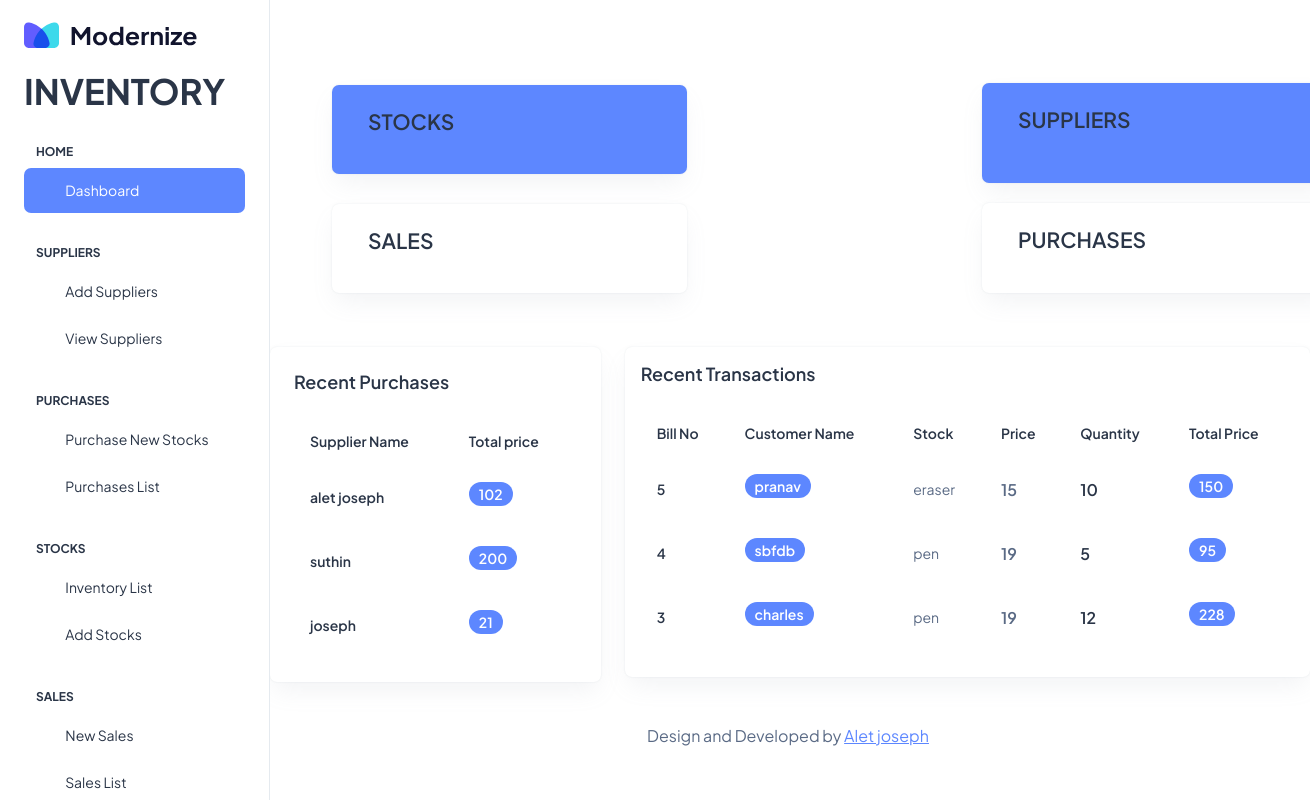
Page /Inventoryapp/index/ on the committed database.
### Inventoryapp/models.py (models this page shows)
class Purchasesdb(models.Model):
    suppliername = models.CharField(max_length=100,null=True,blank=True)
    suppliermobileno = models.IntegerField( null=True, blank=True)
    suppliergstin = models.CharField(max_length=100,null=True)
    stock = models.ForeignKey(Stocksdb, on_delete=models.CASCADE,null=True)
    stockprice = models.PositiveIntegerField( null=True, blank=True)
    stockquantity = models.PositiveIntegerField( null=True, blank=True)
    totalprice = models.IntegerField( null=True, blank=True)

class Salesdb(models.Model):
    cname = models.CharField(max_length=100, null=True, blank=True)
    cmobileno = models.IntegerField(null=True, blank=True)
    cemail = models.CharField(max_length=100, null=True, blank=True)
    caddress = models.CharField(max_length=100, null=True, blank=True)
    cgstin = models.CharField(max_length=100, null=True)
    stock = models.ForeignKey(Stocksdb, on_delete=models.CASCADE, null=True)
    stockprice = models.PositiveIntegerField(null=True, blank=True)
    stockquantity = models.PositiveIntegerField(null=True, blank=True)
    totalprice = models.IntegerField(null=True, blank=True)

class Stocksdb(models.Model):
    stockname = models.CharField(max_length=100,null=True,blank=True)
    quantity = models.IntegerField(null=True)

### Inventoryapp/views.py (the view)
# urls.py: path('index/',views.indexfn,name="indexfn"),
def indexfn(req):
    stocks = Stocksdb.objects.all()
    latestsales = Salesdb.objects.order_by('-id')[:3]
    recentpurchases = Purchasesdb.objects.order_by('-id')[:3]
    return render(req, "index.html",
                  {'stocks': stocks, 'latestsales': latestsales, 'recentpurchases': recentpurchases})

### Inventoryapp/templates/index.html (shortened to what this page needs)
<!doctype html>
{% load static %}
<html lang="en">
<head>
  <link rel="stylesheet" href="{% static 'css/styles.min.css' %}" />
  <link rel="stylesheet" href="{% static 'css/inlineblock.css' %}" />
</head>
<body>
  <div class="page-wrapper" id="main-wrapper" data-layout="vertical" data-navbarbg="skin6" data-sidebartype="full"
    data-sidebar-position="fixed" data-header-position="fixed">
    <aside class="left-sidebar">
      <div>
        <div class="brand-logo d-flex align-items-center justify-content-between">
          <a href="./index.html" class="text-nowrap logo-img">
            <img src="../assets/images/logos/dark-logo.svg" width="180" alt="" />
          </a>
        </div>
        <nav class="sidebar-nav scroll-sidebar" data-simplebar="">
          <h1 style="text"><b>INVENTORY</b></h1>
          <ul id="sidebarnav">
            <li class="nav-small-cap">
              <span class="hide-menu">Home</span>
            </li>
            <li class="sidebar-item">
              <a class="sidebar-link" href="{% url 'indexfn' %}" aria-expanded="false">
                <span>
                  <i class="ti ti-layout-dashboard"></i>
                </span>
                <span class="hide-menu">Dashboard</span>
              </a>
            </li>
            <li class="nav-small-cap">
              <span class="hide-menu">SUPPLIERS</span>
            </li>
            <li class="sidebar-item">
              <a class="sidebar-link" href="{% url 'addsupplierfn'  %}" aria-expanded="false">
                <span>
                  <i class="ti ti-article"></i>
                </span>
                <span class="hide-menu">Add Suppliers</span>
              </a>
            </li>
            <li class="sidebar-item">
              <a class="sidebar-link" href="{% url 'viewsupplierfn' %}" aria-expanded="false">
                <span>
                  <i class="ti ti-alert-circle"></i>
                </span>
                <span class="hide-menu">View Suppliers</span>
              </a>
            </li>
            <li class="nav-small-cap">
              <span class="hide-menu">PURCHASES</span>
            </li>
<li class="sidebar-item">
  <a class="sidebar-link" href="{% url 'purchasestocksfn' %}" aria-expanded="false">
    <span>
      <i class="ti ti-cards"></i>
    </span>
    <span class="hide-menu">Purchase New Stocks</span>
  </a>
</li>
            <li class="sidebar-item">
              <a class="sidebar-link" href="{% url 'purchaselistfn' %}" aria-expanded="false">
                <span>
                  <i class="ti ti-file-description"></i>
                </span>
                <span class="hide-menu">Purchases List</span>
              </a>
            </li>
            <li class="nav-small-cap">
              <span class="hide-menu">STOCKS</span>
            </li>
            <li class="sidebar-item">
              <a class="sidebar-link" href="{% url 'inventorylistfn' %}" aria-expanded="false">
                <span>
                  <i class="ti ti-login"></i>
                </span>
                <span class="hide-menu">Inventory List</span>
              </a>
            </li>
            <li class="sidebar-item">
              <a class="sidebar-link" href="{% url 'addstocksfn' %}" aria-expanded="false">
                <span>
                  <i class="ti ti-user-plus"></i>
                </span>
                <span class="hide-menu">Add Stocks</span>
              </a>
            </li>
            <li class="nav-small-cap">
              <span class="hide-menu">Sales</span>
            </li>
            <li class="sidebar-item">
              <a class="sidebar-link" href="{% url 'salesfn' %}" aria-expanded="false">
                <span>
                  <i class="ti ti-mood-happy"></i>
                </span>
                <span class="hide-menu">New Sales</span>
              </a>
            </li>
            <li class="sidebar-item">
              <a class="sidebar-link" href="{% url 'saleslistfn' %}" aria-expanded="false">
                <span>
                  <i class="ti ti-aperture"></i>
                </span>
                <span class="hide-menu">Sales List</span>
              </a>
            </li>
          </ul>
        </nav>
      </div>
    </aside>
    <div class="body-wrapper">
      <header class="app-header">
        <nav class="navbar navbar-expand-lg navbar-light" >
          <ul class="navbar-nav">
            <li>
            </li>
          </ul>
        </nav>
      </header>
      {% block content %}
      <div class="container-fluid" >
          <div class="col-lg-4">
            <div class="row">
                <div class="card overflow-hidden bg-primary" style="margin-left:50px">
                  <div class="card-body p-4">
                      <div class="col-8">
                        <a href="{% url 'inventorylistfn' %}">
                        <h4 class="fw-semibold mb-3">STOCKS</h4>
                          </a>
                      </div>
                        </div>
                      </div>
              <div class="card overflow-hidden" style="margin-left:50px">
                  <div class="card-body p-4">
                      <div class="col-8">
                        <a href="{% url 'saleslistfn' %}">
                        <h4 class="fw-semibold mb-3">SALES</h4>
                          </a>
                      </div>
                        </div>
                      </div>
              <div class="card overflow-hidden bg-primary" style="margin-left:700px;margin-top:-240px;height:100px">
                  <div class="card-body p-4">
                      <a href="{% url 'viewsupplierfn' %}">
                        <h4 class="fw-semibold mb-3">SUPPLIERS</h4>
                          </a>
                        </div>
                      </div>
               <div class="card overflow-hidden " style="margin-left:700px;margin-top:-120px">
                  <div class="card-body p-4">
                      <a href="{% url 'purchaselistfn' %}">
                        <h4 class="fw-semibold mb-3">PURCHASES</h4>
                          </a>
                        </div>
                      </div>
                    </div>
                  </div>
                </div>
        <div class="row">
          <div class="col-lg-4 d-flex align-items-stretch">
            <div class="card w-100">
              <div class="card-body p-4">
                <div class="mb-4">
                  <h5 class="card-title fw-semibold">Recent Purchases</h5>
                </div>
                <table class="table text-nowrap mb-0 align-middle">
                    <thead class="text-dark fs-4">
                      <tr>
                        <th class="border-bottom-0">
                          <h6 class="fw-semibold mb-0">Supplier Name</h6>
                        </th>
                        <th class="border-bottom-0">
                          <h6 class="fw-semibold mb-0">Total price</h6>
                        </th>
                      </tr>
                    </thead>
                    <tbody>
                    {% for i in recentpurchases %}
                      <tr>
                        <td class="border-bottom-0"><h6 class="fw-semibold mb-0">{{i.suppliername}}</h6></td>
                        <td class="border-bottom-0">
                            <h6 class="badge bg-primary rounded-3 fw-semibold">{{i.totalprice}}</h6>
                        </td>
                      </tr>
                    {% endfor %}
                    </tbody>
                  </table>
              </div>
            </div>
          </div>
          <div class="col-lg-8  d-flex align-items-stretch" style="max-height: 360px">
            <div class="card w-100">
              <div class="card-body p-3" >
                <h5 class="card-title fw-semibold mb-4">Recent Transactions</h5>
                <div class="table-responsive">
                  <table class="table text-nowrap mb-0 align-middle">
                    <thead class="text-dark fs-4">
                      <tr>
                        <th class="border-bottom-0">
                          <h6 class="fw-semibold mb-0">Bill No</h6>
                        </th>
                        <th class="border-bottom-0">
                          <h6 class="fw-semibold mb-0">Customer Name</h6>
                        </th>
                        <th class="border-bottom-0">
                          <h6 class="fw-semibold mb-0">Stock</h6>
                        </th>
                        <th class="border-bottom-0">
                          <h6 class="fw-semibold mb-0">Price</h6>
                        </th>
                        <th class="border-bottom-0">
                          <h6 class="fw-semibold mb-0">Quantity</h6>
                        </th>
                        <th class="border-bottom-0">
                          <h6 class="fw-semibold mb-0">Total Price</h6>
                        </th>
                      </tr>
                    </thead>
                    <tbody>
                    {% for d in latestsales %}
                      <tr>
                        <td class="border-bottom-0"><h6 class="fw-semibold mb-0">{{d.id}}</h6></td>
                        <td class="border-bottom-0">
                            <h6 class="badge bg-primary rounded-3 fw-semibold">{{d.cname}}</h6>
                        </td>
                        <td class="border-bottom-0">
                          <p class="mb-0 fw-normal">{{d.stock.stockname}}</p>
                        </td>
                        <td class="border-bottom-0">
                          <div class="d-flex align-items-center gap-2">
                            <span class="fw-semibold mb-0 fs-4">{{d.stockprice}}</span>
                          </div>
                        </td>
                        <td class="border-bottom-0">
                          <h6 class="fw-semibold mb-0 fs-4">{{d.stockquantity}}</h6>
                        </td>
                        <td class="border-bottom-0">
                          <h6 class="badge bg-primary rounded-3 fw-semibold">{{d.totalprice}}</h6>
                        </td>
                      </tr>
                    {% endfor %}
                    </tbody>
                  </table>
                </div>
              </div>
            </div>
          </div>
        </div>
        <div class="py-6 px-6 text-center">
          <p class="mb-0 fs-4">Design and Developed by <a href="https://adminmart.com/" target="_blank" class="pe-1 text-primary text-decoration-underline">Alet joseph</a> </p>
        </div>
      </div>
      {% endblock %}
    </div>
</body>
</html>

### rows in the picture
Purchasesdb: suppliername "alet joseph", totalprice "102"
Purchasesdb: suppliername "suthin", totalprice "200"
Purchasesdb: suppliername "joseph", totalprice "21"
Salesdb: id "5", cname "pranav", stock.stockname "eraser", stockprice "15", stockquantity "10", totalprice "150"
Salesdb: id "4", cname "sbfdb", stock.stockname "pen", stockprice "19", stockquantity "5", totalprice "95"
Salesdb: id "3", cname "charles", stock.stockname "pen", stockprice "19", stockquantity "12", totalprice "228"
